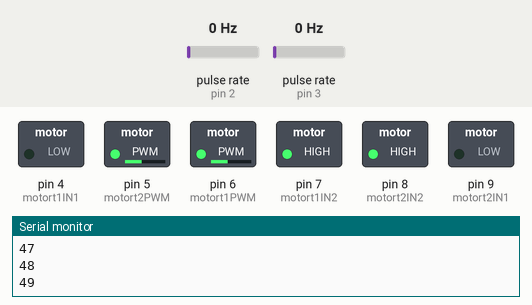
This sketch was run on a simulated Arduino Uno, built with avr-gcc and run on an emulated ATmega328P. Parts: switched loads named in the sketch (green lamp = pin HIGH), the last lines printed to the serial monitor. Wiring (inferred from the names in the program): 2 × pulse sensor: data pin 2 / data pin 3. The inputs (shaded band) are chosen by the test bench; at power-on: pulse rate (sensors on pin 2, pin 3) 0 Hz.

Above: at 1.25 s.
1.3 s: pulse rate (sensor on pin 2) set to 4 Hz
At 3.65 s:
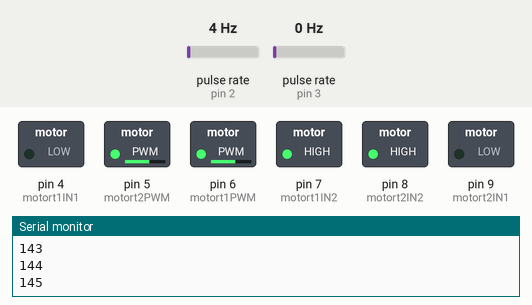
4.3 s: pulse rate (sensor on pin 3) set to 50 Hz
Timing chart, 0 to 7.4 s (numbered marks = the images above; inputs shaded):
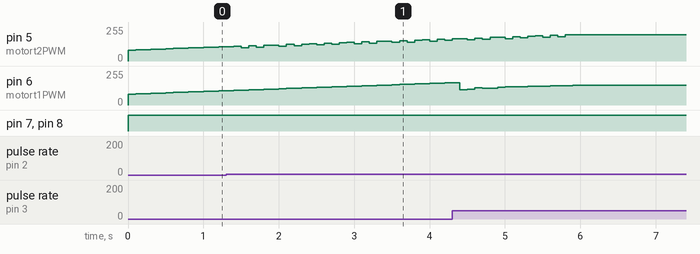

The sketch:

trasportlayer.ino
```cpp
#include "IR.h"
#include "motor.h"


//IR ir1;
MOTOR motor;

void setup() {
  Serial.begin(9600);
  //Serial.println("start");

  motor.MaxSpeed = 20 ;

}

void loop() {
  motor.loop();


}
```

IR.h
```cpp
class IR
{

  private:

    String array ;
//Serial.begin(9600);
  public:
   IR(){
    /*
     DDRB |= (0b00001100) ;


     */
     digitalWrite(10, HIGH);
     digitalWrite(11, HIGH);
     digitalWrite(12, HIGH);
     pinMode(12, OUTPUT);
     for ( int i = 0 ; i <= 7 ; i++ ){
       //digitalWrite(A0+i, LOW );
       pinMode(A0+i,INPUT );
     }
   };

   void read(){


     array  = "up:1024, down:900, " ;
     //array = "" ;
     int k = 0 ;
     for( int i = 0; i <=  7; i++ ){
        digitalWrite(12, !LOW );
        k = analogRead(A0+i) ;
        delay(5);
        //digitalWrite(12, HIGH);
        //k = k - analogRead(A0+i) ;
        //if (k < 0 ){
          //k = 0 ;
        //}
        array = array +"my"+(String(i))+":"+ (String(k)) + ", "  ;

     }


   }


  void print(){

    Serial.println(array);
  }


};
```

motor.h
```cpp
#include <TaskScheduler.h>
#include <PID_v1.h>


static char L_encoder = 0 ;
static char R_encoder = 0 ;
static char encoder  = 0 ;

static double CL_vel = 0 ;
static double CR_vel = 0 ;
static char C_velc = 0 ;

double Setpoint, LOutput , ROutput ;

int i = 0 ;

PID motorL(&CL_vel, &LOutput, &Setpoint,2,0.5,1, DIRECT);
PID motorR(&CR_vel, &ROutput, &Setpoint,2,0.5,1, DIRECT);

void velocity();
void street();
void leftturn();
void righturn();

Task t1(20 , TASK_FOREVER, &velocity);
Task t2(25 , 240 ,  &street);
Task t3(6000 , 1 ,  &leftturn);
Task t4(7000 , 1 ,  &righturn);

Scheduler runner;


class MOTOR
{
private:
    /* data */
    #define motort1IN1 4
    #define motort1IN2 7
    #define motort1PWM 6
    #define motort2IN2 8
    #define motort2IN1 9
    #define motort2PWM 5
    #define encoderR  3
    #define encoderL  2

    //Specify the links and initial tuning parameters


public:

    char MaxSpeed = 0 ;


    MOTOR()
    {
        // setup pin out
        pinMode(motort1IN1,OUTPUT);
        pinMode(motort1IN2,OUTPUT);
        pinMode(motort1PWM,OUTPUT);
        pinMode(motort2IN1,OUTPUT);
        pinMode(motort2IN2,OUTPUT);
        pinMode(motort2PWM,OUTPUT);

        attachInterrupt(digitalPinToInterrupt(encoderL),Rencoder,RISING);  // interrupt
        attachInterrupt(digitalPinToInterrupt(encoderR),Lencoder,RISING);

        runner.addTask(t1);
        runner.addTask(t2);

        t1.enable();
        t2.enable();

        Setpoint = 40;

        //turn the PID on
        motorL.SetMode(AUTOMATIC);
        motorR.SetMode(AUTOMATIC);
    }

    void loop(){
       runner.execute();
    }


    void static Lencoder(){
      L_encoder ++ ;
    }

    void static Rencoder(){
      R_encoder ++ ;
    }


};


void velocity(void){
      CL_vel = (CL_vel*19 )/20 + L_encoder ;
      CR_vel = (CR_vel*19 )/20 + R_encoder ;
      C_velc = (C_velc*19)/20 + encoder ;

      L_encoder = 0 ;
      R_encoder = 0 ;
      encoder = 0 ;

      //Serial.println(String(int(CL_vel)) +'\t'+LOutput +"\t"+String(int(CR_vel))+"\t"+ROutput);

}


void left(double speed_k){
    digitalWrite(motort1IN1,LOW);
    digitalWrite(motort1IN2,HIGH);
    analogWrite(motort1PWM,speed_k);

}

void  right(double speed_k){
    digitalWrite(motort2IN1,LOW);
    digitalWrite(motort2IN2,HIGH);
    analogWrite(motort2PWM,speed_k);

}

void leftturn(){
     motorL.Compute();
     left(LOutput);
     right(0);
}

void righturn(){

    motorR.Compute();
    right(ROutput);
    left(0);
}

void street(){
    Serial.println(i);
    i++;

     motorL.Compute();
     motorR.Compute();

     left(LOutput);

     right(ROutput);


}
```
